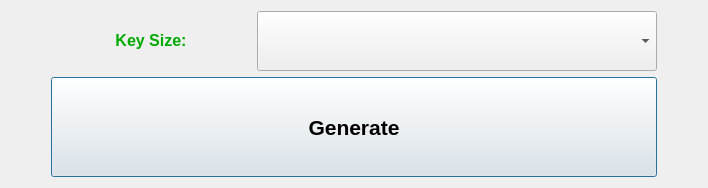
          <widget class="QWidget" name="tabAsym">
           <attribute name="icon">
            <iconset>
             <normaloff>icon/Asymmetric.PNG</normaloff>icon/Asymmetric.PNG</iconset>
           </attribute>
           <attribute name="title">
            <string>Asymmetric Key</string>
           </attribute>
           <layout class="QGridLayout" name="gridLayout_6">
            <item row="0" column="3">
             <spacer name="horizontalSpacer">
              <property name="orientation">
               <enum>Qt::Horizontal</enum>
              </property>
              <property name="sizeType">
               <enum>QSizePolicy::Expanding</enum>
              </property>
              <property name="sizeHint" stdset="0">
               <size>
                <width>40</width>
                <height>20</height>
               </size>
              </property>
             </spacer>
            </item>
            <item row="0" column="2">
             <widget class="QComboBox" name="comboBoxAsym">
              <property name="sizePolicy">
               <sizepolicy hsizetype="Preferred" vsizetype="Maximum">
                <horstretch>0</horstretch>
                <verstretch>0</verstretch>
               </sizepolicy>
              </property>
              <property name="minimumSize">
               <size>
                <width>400</width>
                <height>60</height>
               </size>
              </property>
              <property name="font">
               <font>
                <pointsize>10</pointsize>
               </font>
              </property>
              <property name="editable">
               <bool>false</bool>
              </property>
              <property name="currentText">
               <string/>
              </property>
              <property name="maxVisibleItems">
               <number>4</number>
              </property>
              <property name="insertPolicy">
               <enum>QComboBox::InsertAtBottom</enum>
              </property>
             </widget>
            </item>
            <item row="0" column="1">
             <widget class="QLabel" name="label_20">
              <property name="minimumSize">
               <size>
                <width>200</width>
                <height>50</height>
               </size>
              </property>
              <property name="font">
               <font>
                <pointsize>12</pointsize>
                <weight>75</weight>
                <bold>true</bold>
               </font>
              </property>
              <property name="text">
               <string>&lt;html&gt;&lt;head/&gt;&lt;body&gt;&lt;p&gt;&lt;span style=&quot; color:#00aa00;&quot;&gt;Key Size:&lt;/span&gt;&lt;/p&gt;&lt;/body&gt;&lt;/html&gt;</string>
              </property>
              <property name="alignment">
               <set>Qt::AlignCenter</set>
              </property>
             </widget>
            </item>
            <item row="0" column="0">
             <spacer name="horizontalSpacer_2">
              <property name="orientation">
               <enum>Qt::Horizontal</enum>
              </property>
              <property name="sizeType">
               <enum>QSizePolicy::Expanding</enum>
              </property>
              <property name="sizeHint" stdset="0">
               <size>
                <width>40</width>
                <height>20</height>
               </size>
              </property>
             </spacer>
            </item>
            <item row="1" column="1" colspan="2">
             <widget class="QPushButton" name="pushButtonAsymGenerate">
              <property name="sizePolicy">
               <sizepolicy hsizetype="Preferred" vsizetype="Maximum">
                <horstretch>0</horstretch>
                <verstretch>0</verstretch>
               </sizepolicy>
              </property>
              <property name="minimumSize">
               <size>
                <width>0</width>
                <height>100</height>
               </size>
              </property>
              <property name="font">
               <font>
                <pointsize>16</pointsize>
                <weight>75</weight>
                <bold>true</bold>
               </font>
              </property>
              <property name="cursor">
               <cursorShape>PointingHandCursor</cursorShape>
              </property>
              <property name="text">
               <string>Generate</string>
              </property>
              <property name="icon">
               <iconset>
                <normaloff>icon/generator.png</normaloff>icon/generator.png</iconset>
              </property>
              <property name="iconSize">
               <size>
                <width>80</width>
                <height>80</height>
               </size>
              </property>
              <property name="default">
               <bool>true</bool>
              </property>
             </widget>
            </item>
           </layout>
          </widget>
